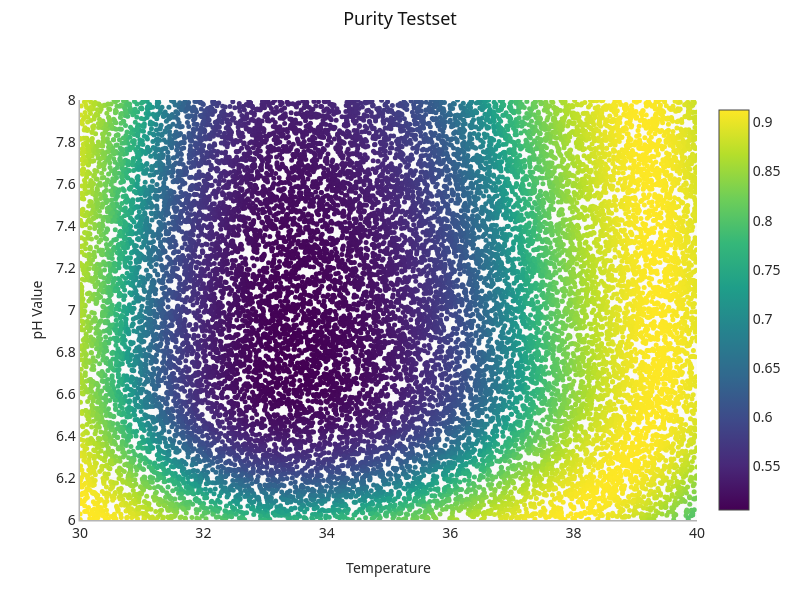

The notebook cell saved with this chart:
### Code cell
fig = go.Figure()
fig.add_trace(
    go.Scatter(
        x=df[x_name],
        y=df[y_name],
        mode="markers",
        marker=dict(
            size=5,
            color=df[constraint2_name],
            colorscale="Viridis",
            showscale=True,
        ),
    )
)
fig.update_layout(
    title=f"{constraint2_display_name} Testset",
    xaxis_title=x_display_name,
    yaxis_title=y_display_name,
    width=800,
    height=600,
)
fig.update_xaxes(range=[x_min, x_max])
fig.update_yaxes(range=[y_min, y_max])
fig.show()

### Figure 1 — Plotly figure (JSON) as saved in the notebook; plotly's stock layout.template omitted (floating-point values rounded to 4 significant figures; data arrays with more than 128 entries replaced by an {"elided": "..."} marker saying what was removed)
{"data": [{"marker": {"color": {"elided": "20000 float values"}, "colorscale": [[0, "#440154"], [0.1111, "#482878"], [0.2222, "#3e4989"], [0.3333, "#31688e"], [0.4444, "#26828e"], [0.5556, "#1f9e89"], [0.6667, "#35b779"], [0.7778, "#6ece58"], [0.8889, "#b5de2b"], [1, "#fde725"]], "showscale": true, "size": 5}, "mode": "markers", "type": "scatter", "x": {"elided": "20000 float values"}, "y": {"elided": "20000 float values"}}], "layout": {"height": 600, "title": {"text": "Purity Testset"}, "width": 800, "xaxis": {"range": [30.0, 40.0], "title": {"text": "Temperature"}}, "yaxis": {"range": [6.0, 8.0], "title": {"text": "pH Value"}}}}
